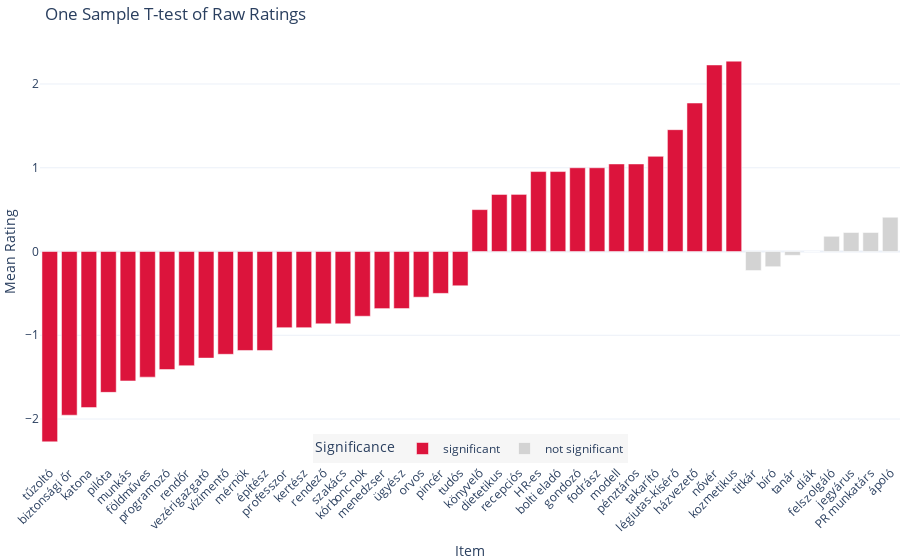

The cell this chart's notebook holds for it:
### Code cell
# Sort by mean for better readability
df_results_sorted = df_results.sort_values(by='mean')

# Create color labels
df_results_sorted['Significance'] = df_results_sorted['significant'].map({True: 'significant', False: 'not significant'})

# Plot
fig = px.bar(
    df_results_sorted,
    x='item',
    y='mean',
    color='Significance',
    color_discrete_map={'significant': 'crimson', 'not significant': 'lightgray'},
    title='One Sample T-test of Raw Ratings',
    labels={'item': 'Item', 'mean': 'Mean Rating'},
    # On hover, Show the item, mean rating, and p-value    
    hover_data=['item', 'mean', 'p_value'],
    # Edit hovertemplate to show item, mean, and p-value
    
)

fig.update_layout(
    xaxis_tickangle=-45,
    template='plotly_white',
    margin=dict(l=0, r=0, t=40, b=0),
    legend=dict(
        orientation='h',
        yanchor='bottom',
        y=0,
        xanchor='center',
        x=0.5,
        bgcolor='rgba(220, 220, 220, 0.25)',
    )
)

# Show
fig.show()

# # Save it as html
# fig.write_html('occupations_ttest_hu.html')
# fig.write_image('occupations_ttest_hu.png', scale=3, width=1000, height=400)

### Figure 1 — Plotly figure (JSON) as saved in the notebook; plotly's stock layout.template omitted (floating-point values rounded to 4 significant figures)
{"data": [{"customdata": [[4.674e-12], [1.191e-14], [4.551e-11], [1.586e-09], [9.086e-08], [4.657e-09], [1.18e-08], [6.732e-08], [3.088e-08], [3.434e-06], [6.928e-07], [1.934e-06], [7.362e-05], [0.0001445], [1.161e-05], [1.161e-05], [0.0002159], [0.0002137], [0.0005108], [0.0003216], [0.02396], [0.003828], [0.01255], [6.779e-05], [0.0005108], [1.171e-05], [2.924e-05], [0.0002572], [2.495e-05], [2.053e-05], [9.089e-06], [0.0001119], [2.938e-08], [1.152e-08], [2.018e-11], [1.067e-13]], "hovertemplate": "Significance=significant<br>Item=%{x}<br>Mean Rating=%{y}<br>p_value=%{customdata[0]}<extra></extra>", "legendgroup": "significant", "marker": {"color": "crimson", "pattern": {"shape": ""}}, "name": "significant", "orientation": "v", "showlegend": true, "textposition": "auto", "type": "bar", "x": ["tűzoltó", "biztonsági őr", "katona", "pilóta", "munkás", "földműves", "programozó", "rendőr", "vezérigazgató", "vízimentő", "mérnök", "építész", "professzor", "kertész", "rendező", "szakács", "kórboncnok", "menedzser", "ügyész", "orvos", "pincér", "tudós", "könyvelő", "dietetikus", "recepciós", "HR-es", "bolti eladó", "gondozó", "fodrász", "modell", "pénztáros", "takarító", "légiutas-kísérő", "házvezető", "nővér", "kozmetikus"], "xaxis": "x", "y": [-2.273, -1.955, -1.864, -1.682, -1.545, -1.5, -1.409, -1.364, -1.273, -1.227, -1.182, -1.182, -0.9091, -0.9091, -0.8636, -0.8636, -0.7727, -0.6818, -0.6818, -0.5455, -0.5, -0.4091, 0.5, 0.6818, 0.6818, 0.9545, 0.9545, 1.0, 1.0, 1.045, 1.045, 1.136, 1.455, 1.773, 2.227, 2.273], "yaxis": "y"}, {"customdata": [[0.3966], [0.1035], [0.8404], [NaN], [0.1621], [0.1708], [0.1708], [0.1538]], "hovertemplate": "Significance=not significant<br>Item=%{x}<br>Mean Rating=%{y}<br>p_value=%{customdata[0]}<extra></extra>", "legendgroup": "not significant", "marker": {"color": "lightgray", "pattern": {"shape": ""}}, "name": "not significant", "orientation": "v", "showlegend": true, "textposition": "auto", "type": "bar", "x": ["titkár", "bíró", "tanár", "diák", "felszolgáló", "jegyárus", "PR munkatárs", "ápoló"], "xaxis": "x", "y": [-0.2273, -0.1818, -0.04545, 0.0, 0.1818, 0.2273, 0.2273, 0.4091], "yaxis": "y"}], "layout": {"barmode": "relative", "legend": {"bgcolor": "rgba(220, 220, 220, 0.25)", "orientation": "h", "title": {"text": "Significance"}, "tracegroupgap": 0, "x": 0.5, "xanchor": "center", "y": 0, "yanchor": "bottom"}, "margin": {"b": 0, "l": 0, "r": 0, "t": 40}, "title": {"text": "One Sample T-test of Raw Ratings"}, "xaxis": {"anchor": "y", "domain": [0, 1], "tickangle": -45, "title": {"text": "Item"}}, "yaxis": {"anchor": "x", "domain": [0, 1], "title": {"text": "Mean Rating"}}}}
